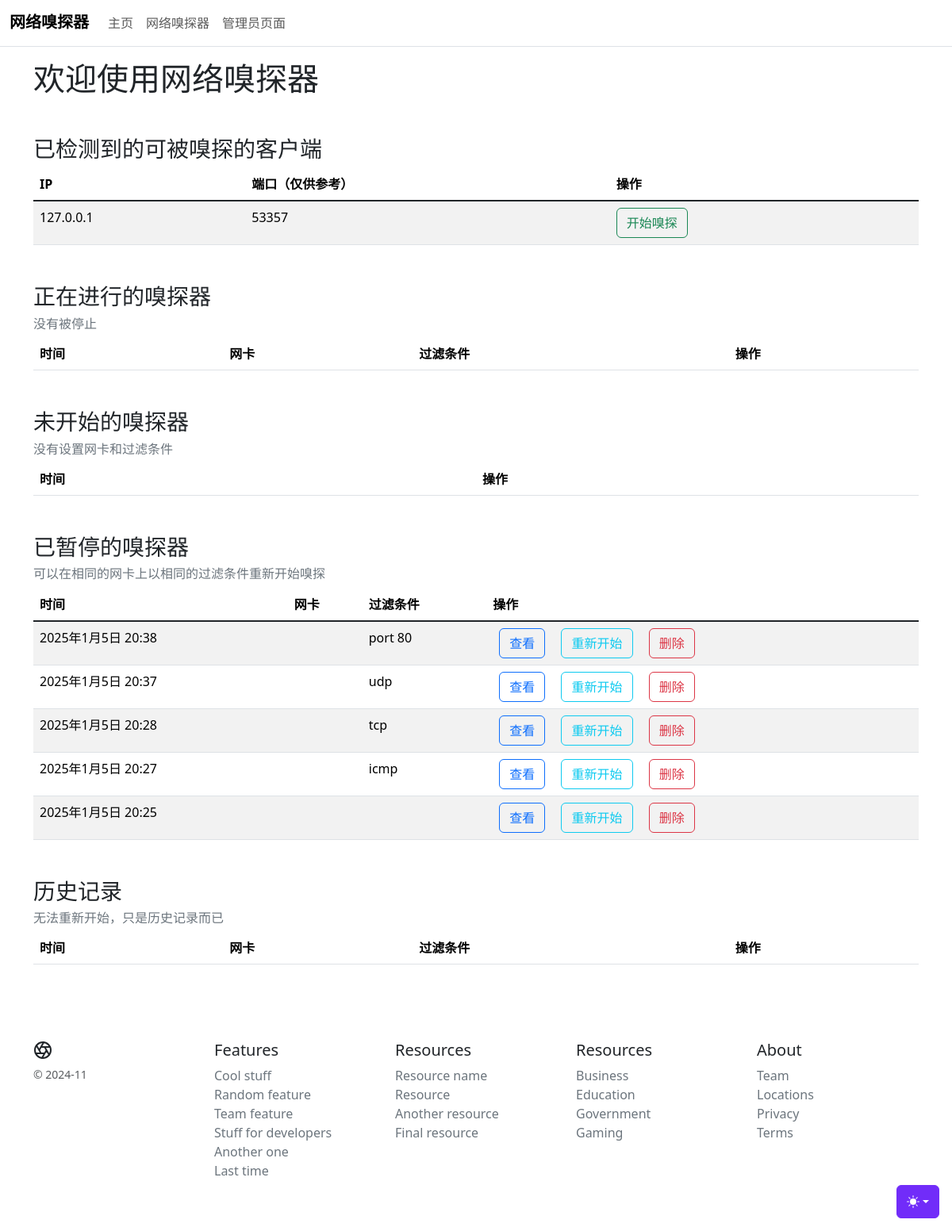
/sniffer/, run on the app's committed database.
### sniffer/models.py (models this page shows, shortened)
class SSEClient(models.Model):
    ip = models.GenericIPAddressField(verbose_name="IP地址")
    port = models.IntegerField(verbose_name="端口")
    channel = models.CharField(verbose_name="SSE信道", max_length=128, default="")
    class Meta:
        verbose_name = "被嗅探的客户端"
        verbose_name_plural = verbose_name
        constraints = [
            models.UniqueConstraint(fields=["channel"], name="unique_sse_channel"),
        ]

class SniffHistory(models.Model):
    timestamp = models.DateTimeField(verbose_name="时间", auto_now_add=True)
    net_card = models.CharField(verbose_name="网卡", max_length=200, blank=True, default="")
    filter = models.TextField(verbose_name="过滤器", blank=True, default="")
    is_config_submitted = models.BooleanField(verbose_name="是否已提交抓包配置", default=False)
    is_configured = models.BooleanField(verbose_name="是否已经成功配置网卡和过滤条件", default=False)
    config_error = models.JSONField(verbose_name="配置错误信息", default=dict)
    is_history = models.BooleanField(verbose_name="是否是历史记录", default=False)
    is_stopped = models.BooleanField(verbose_name="是否已停止", default=False)
    class Meta:
        verbose_name = "抓包历史记录"
        verbose_name_plural = verbose_name
        constraints = [
            models.CheckConstraint(check=(Q(is_configured=True) & Q(is_config_submitted=True)) | Q(is_configured=False), name="check_configured_sessions_must_be_submitted"),
            models.CheckConstraint(check=(Q(is_stopped=True) & Q(is_configured=True)) | Q(is_stopped=False), name="check_stopped_sessions_must_be_configured"),
            models.CheckConstraint(check=(Q(is_history=True) & Q(is_stopped=True)) | Q(is_history=False), name="check_history_sessions_must_be_stopped"),
        ]

### sniffer/views.py (the view)
# urls.py: path("", views.index, name="index"),
async def index(request):
    if request.method == "GET":
        if "is_no_sse_client" in request.GET and request.GET["is_no_sse_client"] == "true":
            if await models.SSEClient.objects.all().aexists():
                return redirect(reverse("sniffer:index"))
            else:
                return HttpResponse()
        else:
            context = dict()
            context["sniff_historys"] = [s async for s in models.SniffHistory.objects.all().order_by("-id")]
            sse_clients = models.SSEClient.objects.all()
            context["sse_clients"] = [c async for c in sse_clients] if await sse_clients.aexists() else None
            return render(request, "sniffer/index.html", context)
    elif request.method == "POST":
        request_post = request.POST
        if "sseData" in request_post:
            if request_post["sseData"] == "start":
                new_sniff_session = await models.SniffHistory.objects.acreate()
                def _update_session():
                    request.session["sniffer_current_session_id"] = new_sniff_session.id
                await sync_to_async(_update_session)()
                Logger.debug(f"Start new session with id {request.session['sniffer_current_session_id']}")
                sseData = {
                    "session_id": new_sniff_session.id,
                    "sse_type": "start"
                }
                await sync_to_async(send_event)(config.SSE_CHANNELS[0], "message", sseData)
                Logger.debug(f"send event: {sseData}")
                return redirect(reverse("sniffer:show_net_cards", kwargs={"session_id": int(new_sniff_session.id)}))

### sniffer/templates/sniffer/index.html (shortened to what this page needs)
{% extends 'base.html' %}
{% load static %}
{% block content %}
  <div class="container mt-3">
    <h1>欢迎使用网络嗅探器</h1>
    <div class="mt-5 mb-5">
      <h3>已检测到的可被嗅探的客户端</h3>
      <table class="table table-striped table-hover">
        <thead>
          <tr>
            <th>IP</th>
            <th>端口（仅供参考）</th>
            <th>操作</th>
          </tr>
        </thead>
        <tbody class="table-group-divider">
          {% for sse_client in sse_clients %}
            <tr>
              <td>{{ sse_client.ip }}</td>
              <td>{{ sse_client.port }}</td>
              <td>
                <form id="sseForm" name="sseForm" method="post" novalidate>
                  <button id="sseStart" class="btn btn-outline-success" type="submit">开始嗅探</button>
                </form>
              <td>
            </tr>
          {% endfor %}
        </tbody>
      </table>
    </div>
    <div class="mt-4 mb-5">
      <h3>正在进行的嗅探器</h3>
      <h6 class="text-secondary">没有被停止</h6>
      <table class="table table-striped table-hover">
        <thead>
          <tr>
            <th>时间</th>
            <th>网卡</th>
            <th>过滤条件</th>
            <th>操作</th>
          </tr>
        </thead>
      </table>
    </div>
    <div class="mt-4 mb-5">
      <h3>未开始的嗅探器</h3>
      <h6 class="text-secondary">没有设置网卡和过滤条件</h6>
      <table class="table table-striped table-hover">
        <thead>
          <tr>
            <th>时间</th>
            <th>操作</th>
          </tr>
        </thead>
      </table>
    </div>
    <div class="mt-4 mb-5">
      <h3>已暂停的嗅探器</h3>
      <h6 class="text-secondary">可以在相同的网卡上以相同的过滤条件重新开始嗅探</h6>
      <table class="table table-striped table-hover">
        <thead>
          <tr>
            <th>时间</th>
            <th>网卡</th>
            <th>过滤条件</th>
            <th>操作</th>
          </tr>
        </thead>
        <tbody class="table-group-divider">
          {% for sniff_history in sniff_historys %}
            {% if sniff_history.is_history is False and sniff_history.is_stopped %}
              <tr>
                <td>{{ sniff_history.timestamp }}</td>
                <td>{{ sniff_history.net_card }}</td>
                <td>{{ sniff_history.filter }}</td>
                <td>
                  <button class="btn btn-outline-primary mx-2" onclick="window.location.href='{% url 'sniffer:show_packets' sniff_history.id %}';">查看</button>
                  <button id="sseRestart_{{ sniff_history.id }}" class="sse-restart btn btn-outline-info mx-2">重新开始</button>
                  <button class="btn btn-outline-danger mx-2" data-bs-toggle="modal" data-bs-target="#delete{{ sniff_history.id }}SniffHistoryModal">删除</button>
                </td>
              </tr>
            {% endif %}
          {% endfor %}
        </tbody>
      </table>
    </div>
    <div class="mt-4 mb-5">
      <h3>历史记录</h3>
      <h6 class="text-secondary">无法重新开始，只是历史记录而已</h6>
      <table class="table table-striped table-hover">
        <thead>
          <tr>
            <th>时间</th>
            <th>网卡</th>
            <th>过滤条件</th>
            <th>操作</th>
          </tr>
        </thead>
      </table>
    </div>
  </div>
{% endblock %}

### templates/base.html (shortened to what this page needs)
{% load static %}
<!DOCTYPE html>
<html lang="zh-Hans">
  <head>
    <link rel="stylesheet" href="{% static 'plugins/bootstrap-5.3.3-dist/css/bootstrap.min.css' %}" />
  </head>
  <body>
    {% include "theme_toggler.html" %}
    {% include "navbar.html" %}
    {% block content %}
    {% endblock %}
    {% include "footer.html" %}
  </body>
</html>

### templates/theme_toggler.html (shortened to what this page needs)
{% load static %}
<div class="dropdown position-fixed bottom-0 end-0 mb-3 me-3 bd-mode-toggle">
  <button class="btn btn-bd-primary py-2 dropdown-toggle d-flex align-items-center" id="bd-theme" type="button" aria-expanded="false" data-bs-toggle="dropdown" aria-label="Toggle theme (auto)">
    <svg class="bi my-1 theme-icon-active" width="1em" height="1em">
      <use href="#circle-half"></use>
    </svg>
  </button>
</div>

### templates/navbar.html (shortened to what this page needs)
{% load static %}
<header class="sticky-top">
  <nav class="navbar navbar-expand-sm border-bottom bg-body">
    <div class="container-fluid">
      <h3 class="fw-bolder"><a class="navbar-brand" href="#">网络嗅探器</a></h3>
      <div class="collapse navbar-collapse" id="navbarSupportedContent">
        <ul class="navbar-nav me-auto mb-2 mb-lg-0">
          <li class="nav-item"><a class="nav-link" href="{% url 'home' %}">主页</a></li>
          <li class="nav-item">
            <a class="nav-link" aria-current="page" href="{% url 'sniffer:index' %}" role="button">网络嗅探器</a>
          </li>
          <li class="nav-item">
            <a class="nav-link" aria-current="page" href="/admin/" role="button">管理员页面</a>
          </li>
        </ul>
      </div>
    </div>
  </nav>
</header>

### templates/footer.html (shortened to what this page needs)
<footer class="container py-5">
  <div class="row">
    <div class="col-12 col-md">
      <small class="d-block mb-3 text-body-secondary">
        &copy;
        2024-11
      </small>
    </div>
    <div class="col-6 col-md">
      <h5>Features</h5>
      <ul class="list-unstyled text-small">
        <li>
          <a class="link-secondary text-decoration-none" href="#">Cool stuff</a>
        </li>
        <li>
          <a class="link-secondary text-decoration-none" href="#">Random feature</a>
        </li>
        <li>
          <a class="link-secondary text-decoration-none" href="#">Team feature</a>
        </li>
        <li>
          <a class="link-secondary text-decoration-none" href="#">Stuff for developers</a>
        </li>
        <li>
          <a class="link-secondary text-decoration-none" href="#">Another one</a>
        </li>
        <li>
          <a class="link-secondary text-decoration-none" href="#">Last time</a>
        </li>
      </ul>
    </div>
    <div class="col-6 col-md">
      <h5>Resources</h5>
      <ul class="list-unstyled text-small">
        <li>
          <a class="link-secondary text-decoration-none" href="#">Resource name</a>
        </li>
        <li>
          <a class="link-secondary text-decoration-none" href="#">Resource</a>
        </li>
        <li>
          <a class="link-secondary text-decoration-none" href="#">Another resource</a>
        </li>
        <li>
          <a class="link-secondary text-decoration-none" href="#">Final resource</a>
        </li>
      </ul>
    </div>
    <div class="col-6 col-md">
      <h5>Resources</h5>
      <ul class="list-unstyled text-small">
        <li>
          <a class="link-secondary text-decoration-none" href="#">Business</a>
        </li>
        <li>
          <a class="link-secondary text-decoration-none" href="#">Education</a>
        </li>
        <li>
          <a class="link-secondary text-decoration-none" href="#">Government</a>
        </li>
        <li>
          <a class="link-secondary text-decoration-none" href="#">Gaming</a>
        </li>
      </ul>
    </div>
    <div class="col-6 col-md">
      <h5>About</h5>
      <ul class="list-unstyled text-small">
        <li>
          <a class="link-secondary text-decoration-none" href="#">Team</a>
        </li>
        <li>
          <a class="link-secondary text-decoration-none" href="#">Locations</a>
        </li>
        <li>
          <a class="link-secondary text-decoration-none" href="#">Privacy</a>
        </li>
        <li>
          <a class="link-secondary text-decoration-none" href="#">Terms</a>
        </li>
      </ul>
    </div>
  </div>
</footer>

### templates/theme_toggler.html (style rules this page uses)
.bd-mode-toggle { z-index: 1500; }
.btn-bd-primary { --bd-violet-bg: #712cf9; --bd-violet-rgb: 112.520718, 44.062154, 249.437846; --bs-btn-font-weight: 600; --bs-btn-color: var(--bs-white); --bs-btn-bg: var(--bd-violet-bg); --bs-btn-border-color: var(--bd-violet-bg); --bs-btn-hover-color: var(--bs-white); --bs-btn-hover-bg: #6528e0; --bs-btn-hover-border-color: #6528e0; --bs-btn-focus-shadow-rgb: var(--bd-violet-rgb); --bs-btn-active-color: var(--bs-btn-hover-color); --bs-btn-active-border-color: #5a23c8; }
.bi { vertical-align: -0.125em; fill: currentColor; }

### data on the page
SSEClient: ip "127.0.0.1", port "53357"
SniffHistory: timestamp "2025年1月5日 20:38", filter "port 80"
SniffHistory: timestamp "2025年1月5日 20:37", filter "udp"
SniffHistory: timestamp "2025年1月5日 20:28", filter "tcp"
SniffHistory: timestamp "2025年1月5日 20:27", filter "icmp"
SniffHistory: timestamp "2025年1月5日 20:25"
